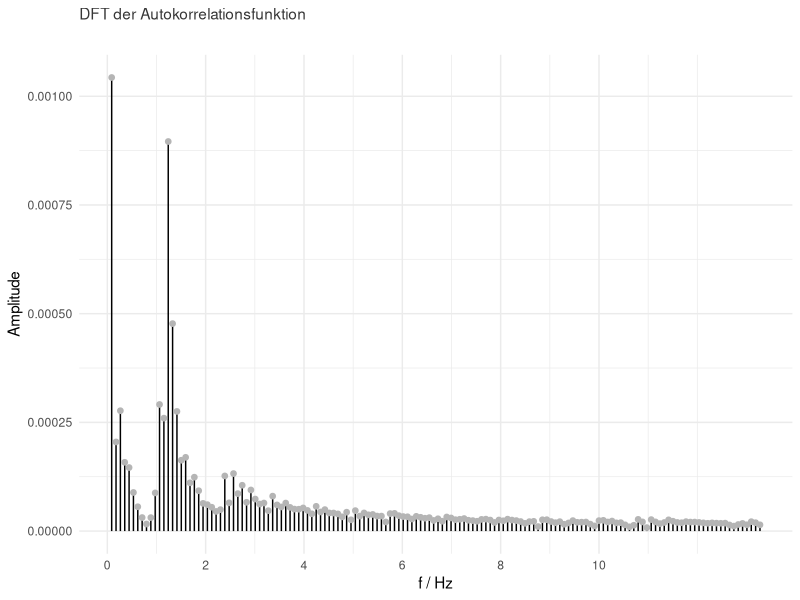

R code for this plot:
library(ggplot2)

outputName   <- "corr_fft.pdf"
outputWidth  <- 10
outputHeight <- outputWidth * 0.618

data <- read.csv("corr_fft.csv", skip = 0, col.names = c("frequency", "amplitude"));

lowerIndex <- 0
upperIndex <- 150

cutSecond <- data$frequency[lowerIndex:upperIndex]
cutVolt   <- data$amplitude[lowerIndex:upperIndex]

cutData <- data.frame(cutSecond, cutVolt)
colnames(cutData) <- c("frequency", "amplitude")

subtitleString <- sprintf("")

xbreaks <- seq(0,10,2)

plot <- ggplot( cutData, aes(x = frequency, y = amplitude)) +
  geom_segment(aes(frequency,amplitude,xend=frequency,yend=amplitude-amplitude)) + 
  geom_point(aes(frequency,amplitude),size=1.618, color="gray71") +

  scale_x_continuous(breaks = xbreaks) +

  theme_minimal() +
  theme(plot.title = element_text(color = "gray21", size=1.6180339887498948^5), plot.subtitle = element_text(color = "grey80", size=1.6180339887498948^5)) +
  ggtitle("DFT der Autokorrelationsfunktion") +
  labs(subtitle = subtitleString)+
#  stat_function(fun = exponentialModelMilliVolt, color="gray80") +
  #geom_line(size=0.15) +
  ylab("Amplitude") +
  xlab("f / Hz")


pdf(outputName, width = outputWidth, height = outputHeight)
plot
